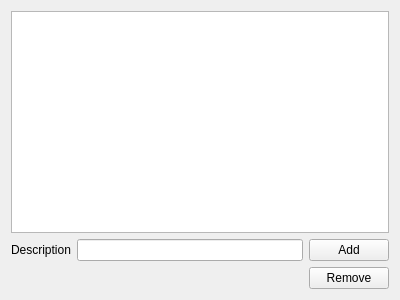
<?xml version="1.0" encoding="UTF-8"?>
<ui version="4.0">
 <class>GUITester</class>
 <widget class="QWidget" name="GUITester">
  <property name="geometry">
   <rect>
    <x>0</x>
    <y>0</y>
    <width>400</width>
    <height>300</height>
   </rect>
  </property>
  <property name="windowTitle">
   <string>GUITester</string>
  </property>
  <layout class="QVBoxLayout" name="verticalLayout">
   <item>
    <widget class="QListWidget" name="issuesListWidget"/>
   </item>
   <item>
    <layout class="QHBoxLayout" name="horizontalLayout">
     <item>
      <layout class="QFormLayout" name="formLayout_2">
       <item row="0" column="0">
        <widget class="QLabel" name="label">
         <property name="text">
          <string>Description</string>
         </property>
        </widget>
       </item>
       <item row="0" column="1">
        <widget class="QLineEdit" name="descriptionLineEdit"/>
       </item>
      </layout>
     </item>
     <item>
      <layout class="QGridLayout" name="gridLayout">
       <item row="0" column="0">
        <widget class="QPushButton" name="addButton">
         <property name="text">
          <string>Add</string>
         </property>
        </widget>
       </item>
       <item row="1" column="0">
        <widget class="QPushButton" name="removeButton">
         <property name="text">
          <string>Remove</string>
         </property>
        </widget>
       </item>
      </layout>
     </item>
    </layout>
   </item>
  </layout>
 </widget>
 <layoutdefault spacing="6" margin="11"/>
 <resources/>
 <connections/>
</ui>
